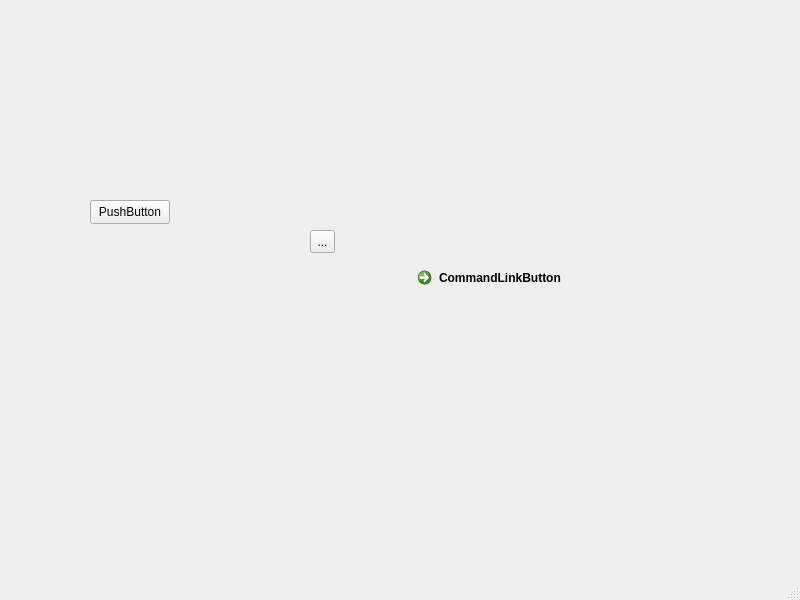
<?xml version="1.0" encoding="UTF-8"?>
<ui version="4.0">
 <class>MainWindow</class>
 <widget class="QMainWindow" name="MainWindow">
  <property name="geometry">
   <rect>
    <x>0</x>
    <y>0</y>
    <width>800</width>
    <height>600</height>
   </rect>
  </property>
  <property name="windowTitle">
   <string>MainWindow</string>
  </property>
  <widget class="QWidget" name="centralwidget">
   <widget class="QPushButton" name="pushButton">
    <property name="geometry">
     <rect>
      <x>90</x>
      <y>200</y>
      <width>80</width>
      <height>24</height>
     </rect>
    </property>
    <property name="text">
     <string>PushButton</string>
    </property>
   </widget>
   <widget class="QToolButton" name="toolButton">
    <property name="geometry">
     <rect>
      <x>310</x>
      <y>230</y>
      <width>25</width>
      <height>23</height>
     </rect>
    </property>
    <property name="text">
     <string>...</string>
    </property>
   </widget>
   <widget class="QCommandLinkButton" name="commandLinkButton">
    <property name="geometry">
     <rect>
      <x>410</x>
      <y>260</y>
      <width>168</width>
      <height>41</height>
     </rect>
    </property>
    <property name="text">
     <string>CommandLinkButton</string>
    </property>
   </widget>
  </widget>
  <widget class="QMenuBar" name="menubar">
   <property name="geometry">
    <rect>
     <x>0</x>
     <y>0</y>
     <width>800</width>
     <height>21</height>
    </rect>
   </property>
  </widget>
  <widget class="QStatusBar" name="statusbar"/>
 </widget>
 <resources/>
 <connections/>
</ui>
